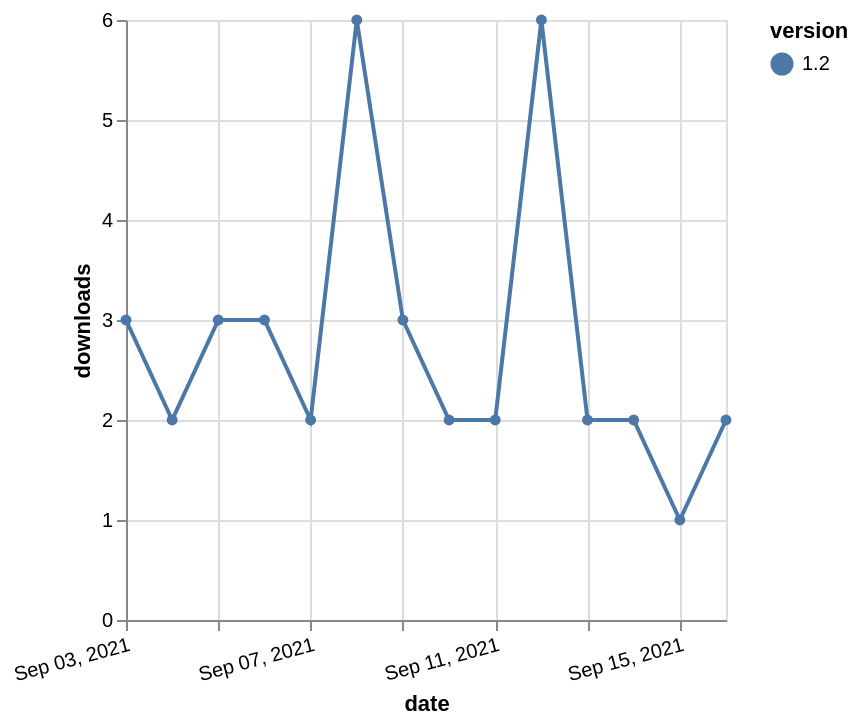

Write a Vega-Lite specification for this figure.
### Vega-Lite specification from a JSON file in a GitHub repository (floating-point values rounded to 4 significant figures)
{"$schema": "https://vega.github.io/schema/vega-lite/v5.json", "description": "A simple bar chart with embedded data.", "data": {"values": [{"date": "2021-09-03", "total": 2998, "delta": 3, "version": "1.2"}, {"date": "2021-09-04", "total": 3000, "delta": 2, "version": "1.2"}, {"date": "2021-09-05", "total": 3003, "delta": 3, "version": "1.2"}, {"date": "2021-09-06", "total": 3006, "delta": 3, "version": "1.2"}, {"date": "2021-09-07", "total": 3008, "delta": 2, "version": "1.2"}, {"date": "2021-09-08", "total": 3014, "delta": 6, "version": "1.2"}, {"date": "2021-09-09", "total": 3017, "delta": 3, "version": "1.2"}, {"date": "2021-09-10", "total": 3019, "delta": 2, "version": "1.2"}, {"date": "2021-09-11", "total": 3021, "delta": 2, "version": "1.2"}, {"date": "2021-09-12", "total": 3027, "delta": 6, "version": "1.2"}, {"date": "2021-09-13", "total": 3029, "delta": 2, "version": "1.2"}, {"date": "2021-09-14", "total": 3031, "delta": 2, "version": "1.2"}, {"date": "2021-09-15", "total": 3032, "delta": 1, "version": "1.2"}, {"date": "2021-09-16", "total": 3034, "delta": 2, "version": "1.2"}]}, "width": "container", "mark": {"type": "line", "point": {"filled": true}}, "encoding": {"x": {"field": "date", "type": "temporal", "timeUnit": "yearmonthdate", "title": "date", "axis": {"labelAngle": -15}}, "y": {"field": "delta", "type": "quantitative", "title": "downloads"}, "color": {"field": "version", "type": "nominal"}, "tooltip": {"field": "delta"}}}
